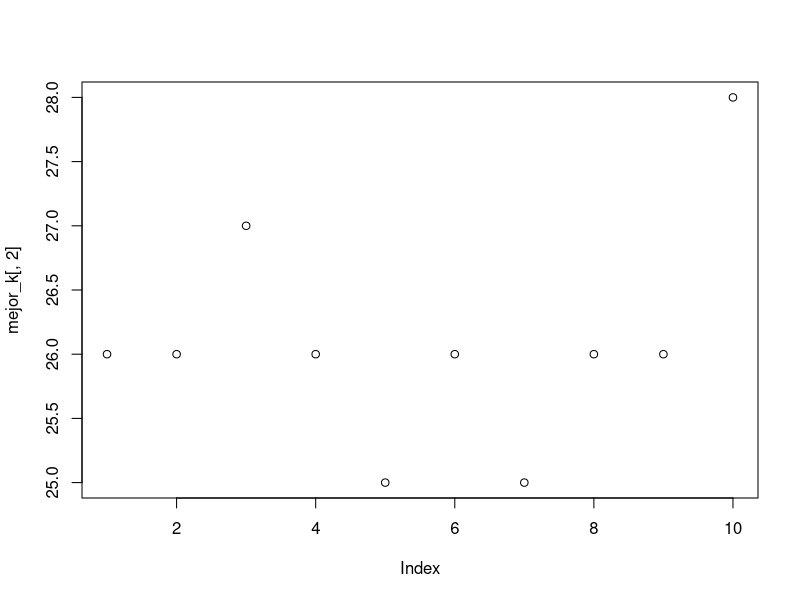

This figure's R source:
#TO DO
#probar otros métodos en clvalid

#configuraciones
dim_red = 5; #los puntos en la red no son reales, son solo los lugares alrededor de los cuales se van a armar los clusters
puntos_por_cluster = 50;
parametro_de_red = 1;
ancho_del_cluster = 0.25; #lo que mide el cluster en x
alto_del_cluster = 0.25; #lo que mide el cluster en y
iteraciones_de_k = 200; #cuantas veces vamos a probar ajustar con cada k el mismo set de datos
maximas_iteraciones_de_k_means = 100; #Maximo de iteraciones que hace el kmeans si no converge
nivel_de_ruido = 0; #entre 0 y 1, es el porcentaje de ruido en función de la cantidad de puntos que haya
saltos_de_ruido = 0.1;
cantidad_de_k_a_probar = 10; #Vamos a probar los k entre dim_red^2-cantidad_de_k_a_probar/2 y dim_red^2+cantidad_de_k_a_probar/2
guardar_datos_de_corrida = FALSE;

#limpiamos los graficos actuales
graphics.off();

#creo un directorio para guardar ahí todos los datos de la corrida
if(guardar_datos_de_corrida){
	cat("Se van a guardar los datos de la corrida\n")
	flush.console();
	script.directorio_actual <- dirname(sys.frame(1)$ofile); # trae el directorio donde corre actualmente este archivo
	script.directorio_de_archivos <- paste(script.directorio_actual, "/corridas/", format(Sys.time(), "%Y-%m-%d-%H-%M-%S"), sep="");
	dir.create(script.directorio_de_archivos);
}

#Traemos la librería de cluster para usar silhouette y otras cosas
library(cluster);

#genero la red equiespaciada
a <- seq(1, dim_red*parametro_de_red, parametro_de_red);
red <- matrix(data=a, nrow=dim_red^2, ncol=2);
red[, 1] <- rep(a, each=dim_red);

#genero los puntos de datos alrededor de la red
puntos_en_la_red <- dim_red^2;
total_de_puntos <- puntos_en_la_red * puntos_por_cluster;

#Genero los puntos de los clusters
puntos <- matrix(0, nrow=total_de_puntos, ncol=2);
puntos[, 1] <- runif(total_de_puntos, -ancho_del_cluster, ancho_del_cluster) + rep(red[, 1], each=puntos_por_cluster);
puntos[, 2] <- runif(total_de_puntos, -alto_del_cluster, alto_del_cluster) + rep(red[, 2], each=puntos_por_cluster);

#Genero los puntos de ruido que son la misma cantidad que los puntos de la red pero no clusterizados. A medida que aumento el nivel de ruido los voy agregando
#puntos_de_ruido <- matrix(runif(total_de_puntos*2, 0, parametro_de_red*dim_red), nrow=total_de_puntos, ncol=2);

#graficó los puntos y la red
#plot(puntos, main="Red a clusterizar", xlab="x",ylab="y");
#points(red, col="yellow");
#points(puntos_de_ruido, col="red");
#legend((dim_red*parametro_de_red-4), (dim_red*parametro_de_red-1), c("Puntos", "Centros de cluster", "Ruido"), pch=c(1,1, 1), col=c("black", "yellow", "red"))
#if(guardar_datos_de_corrida) savePlot(filename = paste(script.directorio_de_archivos, "/red.png", sep=""), "png");#guardo el plot en un archivo además de mostrarlo en pantalla

#Esto dice cuanto me tengo que correr de dim_red^2 para adelante y para atras
semi_cantidad_de_k_a_probar = cantidad_de_k_a_probar/2; 

#Probamos kmeans para varios k, desde puntos_en_la_red-10 hasta puntos_en_la_red+10, 
#nos quedamos con el de mejor promedio, iteramos varias veces y graficamos 
#un histograma para ver que k ajustó mejor la mayor cantidad de veces
mejor_k <- matrix(0, nrow=10, ncol=2); #Vamos a guardar el mejor k y el promedio que dio
promedios <- matrix(0, nrow=(cantidad_de_k_a_probar + 1), ncol=2);

#Vamos a calcular un tiempo estimado de corrida del programa viendo cuanto tardan 10 iteraciones y multiplicando ese tiempo por iteraciones_de_k/10
tiempo_de_inicio <- proc.time();


#Comenzamos la corrida
#cat("Comenzando corrida\nDesde ", (puntos_en_la_red - semi_cantidad_de_k_a_probar), " hasta ", (puntos_en_la_red + semi_cantidad_de_k_a_probar), "\n", sep="");
print("Comenzando corrida");
flush.console();

#Bandera que me indica si ya mostró el estimado de tiempo que va a demorar la corrida
ya_mostro_tiempo_estimado = FALSE

for(i in seq(from = 1, to = 10, by = 1)){
	#Meto los puntos de ruido entre los puntos de los clusters
	puntos <- rbind(puntos, matrix(runif(12*2, 0, parametro_de_red*dim_red), nrow=12, ncol=2));

	for(k in (puntos_en_la_red - semi_cantidad_de_k_a_probar):(puntos_en_la_red + semi_cantidad_de_k_a_probar)){
		#calculo los kmeans con k puntos aleatorios, el silhouette
		#y saco un promedio de los promedios de cada cluster
		#en el silhouette como medida de cuan buena fue la clusterización para ese k
		km<-kmeans(puntos, k, iter.max = maximas_iteraciones_de_k_means, nstart = iteraciones_de_k);
		d<-dist(puntos);
		s<-silhouette(km$cluster, d);
		si<-summary(s);
		promedios[k-(puntos_en_la_red - semi_cantidad_de_k_a_probar - 1), 1] <- si$si.summary["Mean"]; #Promedio pesado de los promedios de los silhouettes
		promedios[k-(puntos_en_la_red - semi_cantidad_de_k_a_probar - 1), 2] <- k;	
	}
	#El que dio el promedio más alto es el mejor k según este criterio
	mejor_k[i,] <- promedios[which.max(promedios[,1]),];

	#Muestro cuanto tardó en correr uno y tiro un estimado de cuanto va a demorar todo
	if(!ya_mostro_tiempo_estimado){
		tiempo_para_1_iteracion <- proc.time() - tiempo_de_inicio;
		cat("Tiempo estimado de corrida: ", round(cantidad_de_k_a_probar * tiempo_para_1_iteracion["elapsed"]), " segundos\n", sep="")
		ya_mostro_tiempo_estimado = TRUE;
	}

	#Imprimo la iteración actual para saber por donde va y cuanto falta
	print(i);
	flush.console();
}

plot(mejor_k[, 2]);

#Mostramos un histograma para ver cual es el k que mejor ajustó
#dev.new();
#hist(mejor_k[,2], (puntos_en_la_red-10):(puntos_en_la_red+10), main="Histograma de mejores k", xlab="k",ylab="Ocurrencias")
if(guardar_datos_de_corrida) savePlot(filename = paste(script.directorio_de_archivos, "/histograma.png", sep=""), "png");#guardo el plot en un archivo además de mostrarlo en pantalla

#Mostramos los promedios para los mejores k para ver entre que valores se mueven
#dev.new();
#plot(mejor_k[,1], main="Valores de los mejores k en cada iteracion", xlab="N° de iteracion", ylab="Promedio")
if(guardar_datos_de_corrida) savePlot(filename = paste(script.directorio_de_archivos, "/promedios.png", sep=""), "png");#guardo el plot en un archivo además de mostrarlo en pantalla

#Guardo los datos de la corrida en un archivo de R
if(guardar_datos_de_corrida) save(red, puntos, mejor_k, dim_red, puntos_por_cluster, parametro_de_red, ancho_del_cluster, alto_del_cluster, iteraciones_de_k, nivel_de_ruido, file = paste(script.directorio_de_archivos, "/kmeans.RData", sep=""));

#Muestro cuanto tardo la corrida y donde se guardaron los archivos de la misma
cat("La corrida demoro un estimado de:", (proc.time()["elapsed"] - tiempo_de_inicio["elapsed"]), "segundos\n");
if(guardar_datos_de_corrida) cat("Archivos de la corrida guardados en:", script.directorio_de_archivos, "\n");